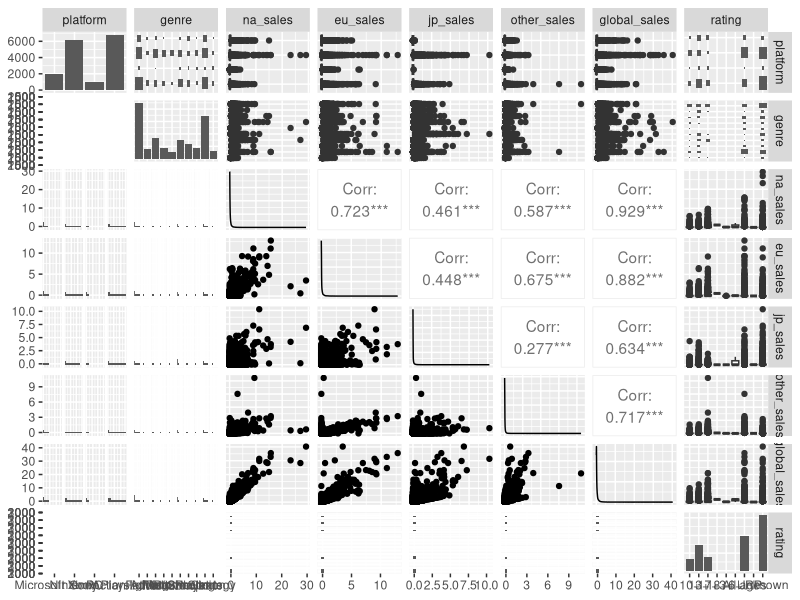
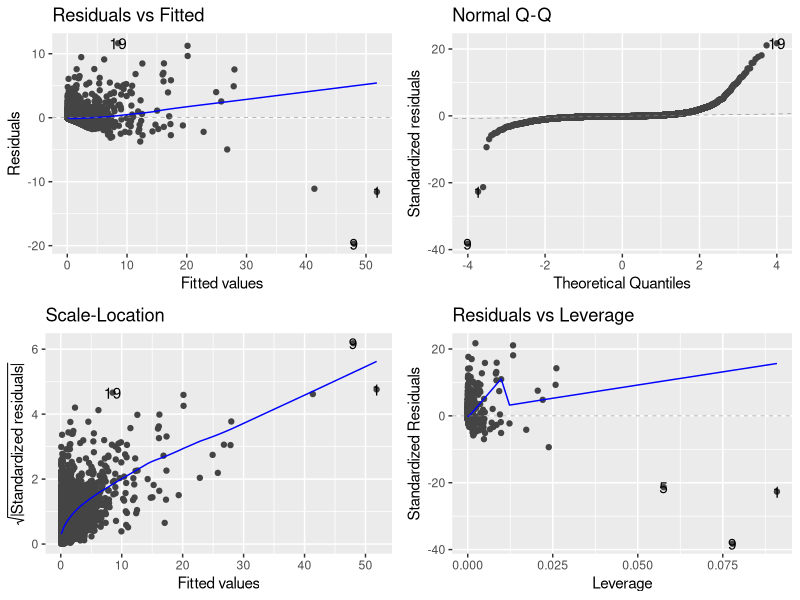
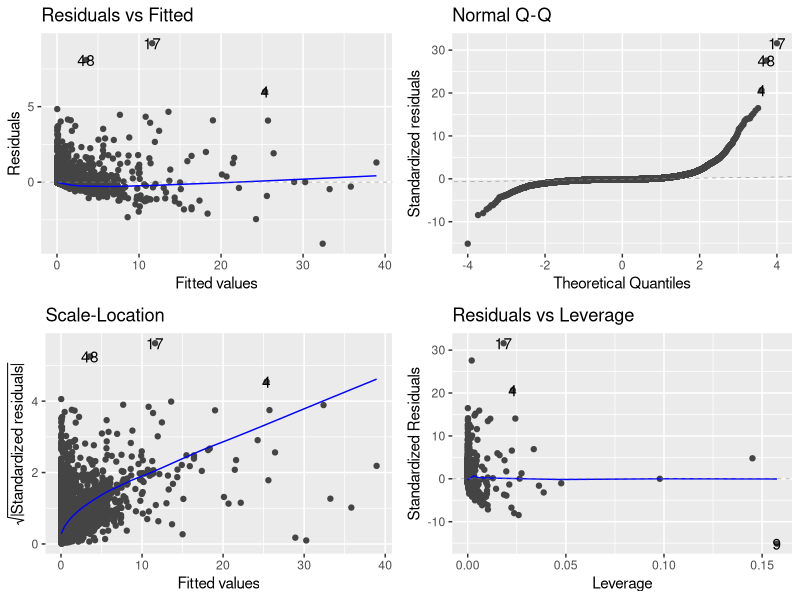

R code for these plots, in order:
## ---- chunk 1
library(tidyverse)
library(GGally)
library(ggfortify)
library(modelr)

vg_sales <- read_csv("vg_sales.csv") %>%
  select(-name, -developer, -publisher, -year_of_release, -...1) %>% 
  filter(platform %in% c("Nintendo", "Sony Playstation", "PC", "Microsoft Xbox")) %>% 
  drop_na(platform, genre) %>% 
  mutate(rating = coalesce(rating, "Unknown"))
  
ggpairs(vg_sales)
## ---- chunk 2
alias(lm(global_sales ~ ., data = vg_sales))
## ---- chunk 3
n_data = nrow(vg_sales)
test_index <- sample(1:n_data, size = n_data*0.1)
sales_test <- slice(vg_sales, test_index)
sales_train <- slice(vg_sales, -test_index)
## ---- chunk 4
ceiling <- lm(global_sales ~ ., data = sales_train)

summary(ceiling)
## ---- chunk 5
mod1a <- lm(global_sales ~ na_sales, data = vg_sales)
mod1b <- lm(global_sales ~ eu_sales, data = vg_sales)

summary(mod1a)
summary(mod1b)
## ---- chunk 6
autoplot(mod1a)
## ---- chunk 7
mod2a <- lm(global_sales ~ na_sales + eu_sales, data = vg_sales)
mod2b <- lm(global_sales ~ na_sales + genre, data = vg_sales)

summary(mod2a)
summary(mod2b)
## ---- chunk 8
autoplot(mod2a)
## ---- chunk 9
